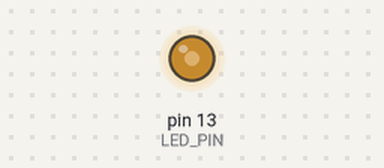
Simulated run of this sketch. Board: Arduino Uno, built with avr-gcc and run on an emulated ATmega328P. Shown: output pins drawn as LEDs (lit = HIGH). What the sketch prints to the serial monitor is not drawn.

Above: at 0.1 s.
Timing chart, 0 to 1.6 s (numbered marks = the images above):
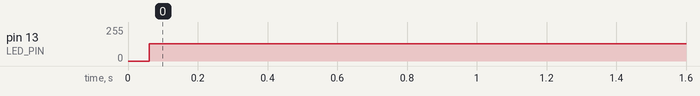

The sketch:

Accelerometer.ino
```cpp
#include "Wire.h"
#include "I2Cdev.h"
#include "MPU6050.h"

MPU6050 accelgyro;

int16_t ax, ay, az;
int16_t gx, gy, gz;
int16_t mx, my, mz;
int16_t accelData[6];
#define LED_PIN 13
int16_t avgData;
bool blinkState = false;

void setup() {
    Wire.begin();
    Serial.begin(38400);
    Serial.println("Initializing I2C devices...");
    accelgyro.initialize();
    accelgyro.setFullScaleAccelRange(3);
    accelgyro.setFullScaleGyroRange(3);
    Serial.println("Testing device connections...");
    Serial.println(accelgyro.testConnection() ? "MPU6050 connection successful" : "MPU6050 connection failed");
    pinMode(LED_PIN, OUTPUT);
}

int16_t getData(){
        int16_t AccelAx=ax;
        int16_t AccelAy=ay;
        int16_t AccelAz=az;
        int16_t AccelGx=gx;
        int16_t AccelGy=gy;
        int16_t AccelGz=gz;

        accelData[0]=AccelAx;
        accelData[1]=AccelAy;
        accelData[2]=AccelAz;
        accelData[3]=AccelGx;
        accelData[4]=AccelGy;
        accelData[5]=AccelGz;

        return accelData;
}

boolean falldetect(int16_t avgData){
    if(avgData>20000){
      return true;
    }
}

void loop() {

    accelgyro.getMotion9(&ax, &ay, &az, &gx, &gy, &gz, &mx, &my, &mz);
    Serial.print("a/g/m:\t");
    avgData=sqrt(pow(ax,2)+pow(ay,2)+pow(az,2)+pow(gx,2)+pow(gy,2)+pow(gz,2)+pow(mx,2)+pow(my,2)+pow(mz,2));
    Serial.println(avgData); Serial.print("\t");
    /*Serial.print(ax); Serial.print("\t");
    Serial.print(ay); Serial.print("\t");
    Serial.print(az); Serial.print("\t");
    Serial.print(gx); Serial.print("\t");
    Serial.print(gy); Serial.print("\t");
    Serial.println(gz); Serial.print("\t");
    Serial.print(mx); Serial.print("\t");
    Serial.print(my); Serial.print("\t");
    Serial.println(mz);*/
    getData();
    falldetect(avgData);
    blinkState = !blinkState;
    digitalWrite(LED_PIN, blinkState);
}
```

Measured:
- by itself, pin 13 (LED_PIN): 0/255 → 128/255 at 0.06 s
